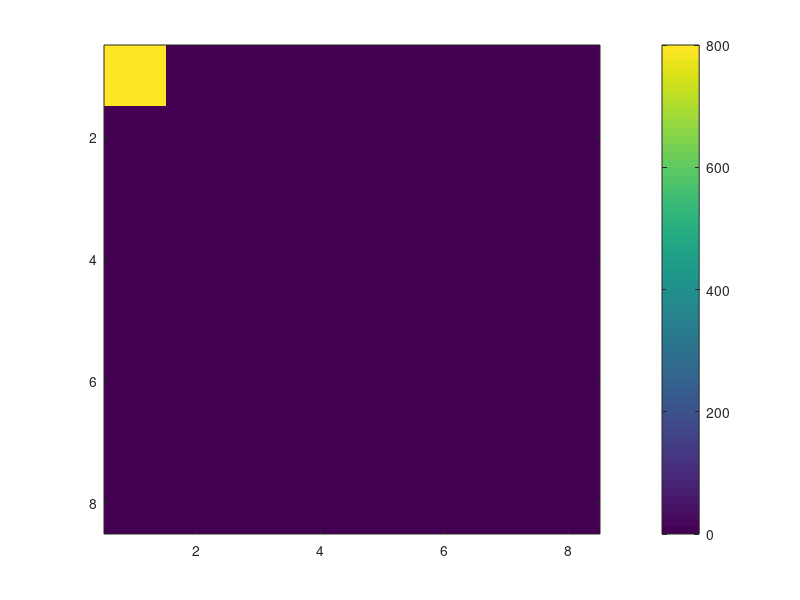
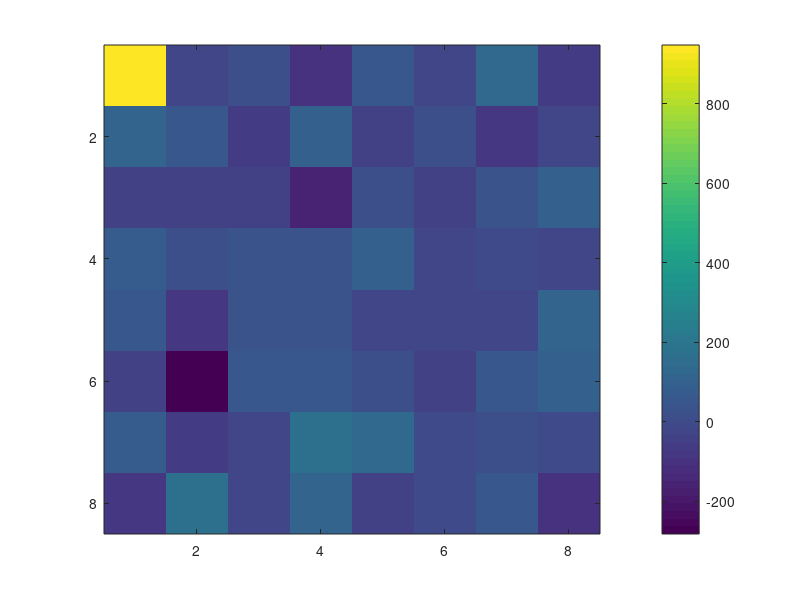

Reproduce these figures in MATLAB, in order. (Note: this script raises an error after producing the figures.)
A = (100 * ones(8,8));
U = dctmtx(8);
B = U * A * U';
imagesc(B);colorbar;

R = rand(8,8,'single') * 255;
B2 = U * R * U';
figure;
imagesc(B2);colorbar;

g = imread('input-2.png');
f = uint8(zeros(656,872));
for i = 1:656
    for j = 1:872
        f(i,j) = g(i,j);
    end
end


f2 = double(f);
for i = 1:8:656
    for j = 1:8:872
        r = double(f(i:i+7,j:j+7));
        B3 = U * r * U';
        f2(i:i+7,j:j+7) = B3;
    end
end
figure;
imagesc(f2);colorbar;